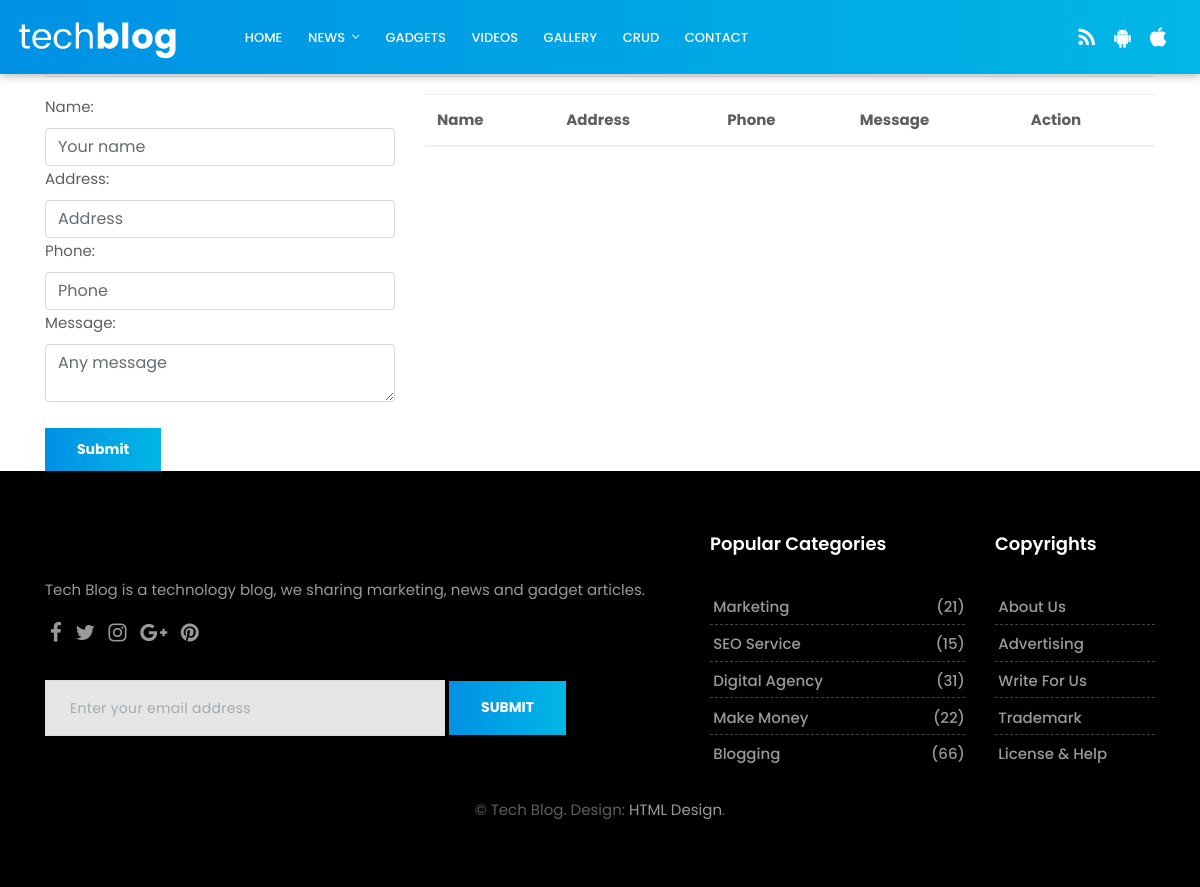
The app's page /crud, older data.
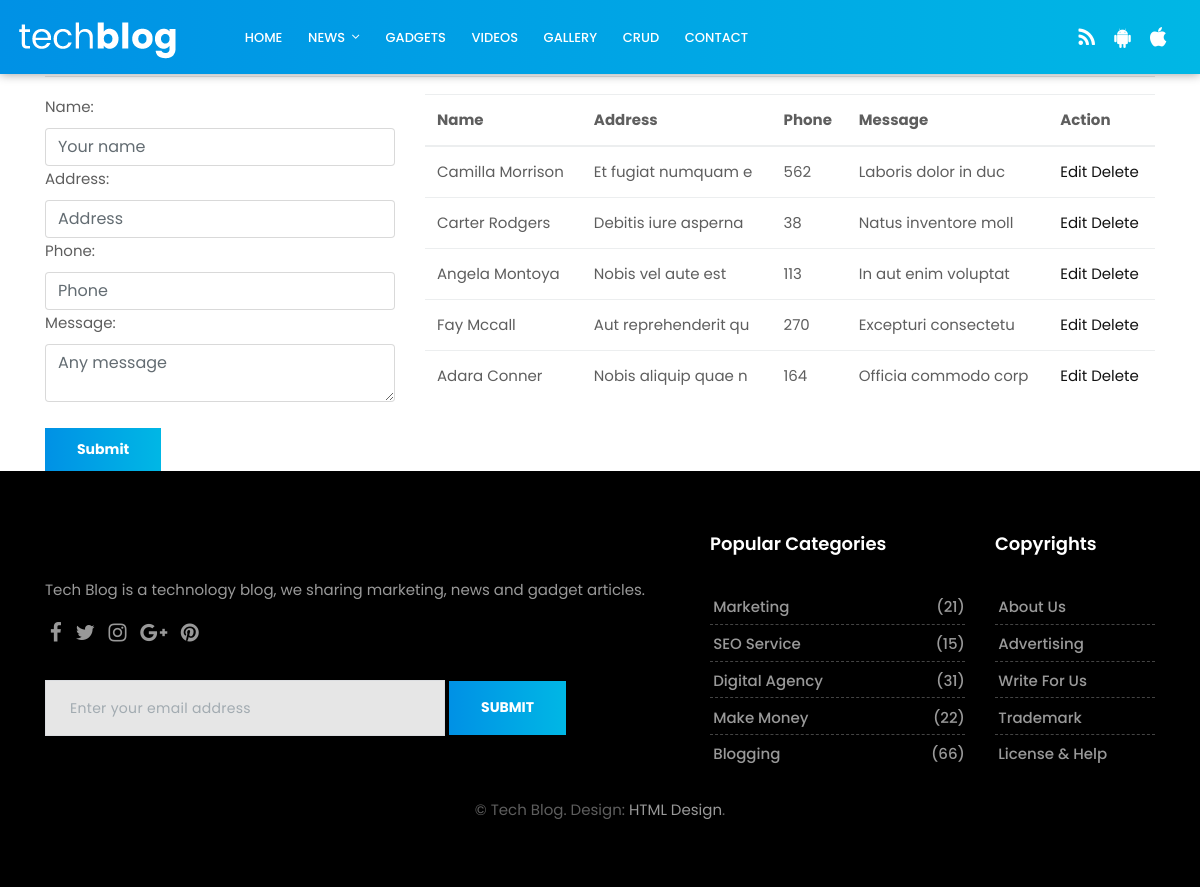
The same page, newer data.
### blogs/models.py (models this page shows, shortened)
class Crud(models.Model):
    name = models.CharField(max_length=200)
    address = models.CharField(max_length=200)
    number =  models.IntegerField()
    message = models.TextField()

### blogs/views.py (the view)
def crud(request):
    if request.method == "POST":
        obj = Crud()
        obj.name= request.POST['name']
        obj.address= request.POST['address']
        obj.number= request.POST['number']
        obj.message= request.POST['message']
        obj.save()
        messages.success(request,'Data was inserted')
        return redirect('crud')
    else:
        content={
            'crudData':Crud.objects.all()
        }
        return render(request,'crud.html',content)

### blogs/general.py (called while the page is built)
def global_data_send(self):
    content={
        'categoryData': Category.objects.all()
    }
    return content

### blogs/templates/crud.html (shortened to what this page needs)
{% extends 'master.html' %}
{% block content %}
<div class="container ">
    <div class="row">
        <div class="col-md-12">
            <h1>CRUD Page</h1>
            <hr>
        </div>
        <div class="col-md-12">
        </div>
    </div>
    <div class="row">
        <div class="col-md-4">
                <form method="post">
                    <form action ="" class="form-wrapper" method="post">
                        <label for="fname"> Name:</label><br>
                        <input type="text" name = "name" class="form-control" placeholder="Your name" required>
                        <label for="fname">Address:</label><br>
                        <input type="text" name = "address" class="form-control" placeholder="Address" required>
                        <label for="fname">Phone:</label><br>
                        <input type="number" name = "number" class="form-control" placeholder="Phone" required>
                        <label for="fname">Message:</label><br>
                        <textarea name = "message" class="form-control" placeholder="Any message" required></textarea> <br>
                        <button type="submit" class="btn btn-primary">Submit </button>
                    </form>
                </form>
        </div>
        <div class="col-md-8">
            <table class="table table-hover" >
                <thead>
                    <tr>
                        <th>Name</th>
                        <th>Address</th>
                        <th>Phone</th>
                        <th>Message</th>
                        <th>Action </th>
                    </tr>
                </thead>
                <tbody>
                    {% for con in crudData%}
                        <tr>
                            <td>{{ con.name }}     </td>
                            <td>{{ con.address }}  </td>
                            <td>{{ con.number }}   </td>
                            <td>{{ con.message }}  </td>
                            <td>
                                <a href ="edit/{{ con.id }}" class="">Edit</a>
                                <a href ="delete/{{ con.id }}" class="">Delete</a>
                            </td>
                        </tr>
                    {% endfor %}
                </tbody>
            </table>
        </div>
    </div>
</div>
{% endblock %}

### blogs/templates/master.html
{% include 'layouts/header.html' %}
{% include 'layouts/menu.html' %}
    {% block content %}
    {% endblock %}
{% include 'layouts/footer.html' %}

### blogs/templates/layouts/header.html (shortened to what this page needs)
<!DOCTYPE html>
<html lang="en">
{% load static %}
    <link href="{% static 'css/bootstrap.css' %}" rel="stylesheet">
    <link href="{% static 'css/font-awesome.min.css' %}" rel="stylesheet">
    <link href="{% static 'style.css' %}" rel="stylesheet">
    <link href="{% static 'css/responsive.css' %}" rel="stylesheet">
    <link href="{% static 'css/colors.css' %}" rel="stylesheet">
    <link href="{% static 'css/version/tech.css' %}" rel="stylesheet">
</head>
<body>
<div id="wrapper">

### blogs/templates/layouts/menu.html (shortened to what this page needs)
{% load static %}
<header class="tech-header header">
    <div class="container-fluid">
        <nav class="navbar navbar-toggleable-md navbar-inverse fixed-top bg-inverse">
            <a class="navbar-brand" href="{% url 'index' %}"><img src="{% static 'logo/tech-logo.png' %}" alt=""></a>
            <div class="collapse navbar-collapse" id="navbarCollapse">
                <ul class="navbar-nav mr-auto">
                    <li class="nav-item">
                        <a class="nav-link" href="tech-index.html">Home</a>
                    </li>
                    <li class="nav-item dropdown has-submenu menu-large hidden-md-down hidden-sm-down hidden-xs-down">
                        <a class="nav-link dropdown-toggle" href="#" id="dropdown01" data-toggle="dropdown" aria-haspopup="true" aria-expanded="false">News</a>
                    </li>
                    <li class="nav-item">
                        <a class="nav-link" href="tech-category-01.html">Gadgets</a>
                    </li>
                    <li class="nav-item">
                        <a class="nav-link" href="tech-category-02.html">Videos</a>
                    </li>
                    <li class="nav-item">
                        <a class="nav-link" href="{% url 'gallery' %}">Gallery</a>
                    </li>
                    <li class="nav-item">
                        <a class="nav-link" href="{% url 'crud' %}">Crud</a>
                    </li>
                    <li class="nav-item">
                        <a class="nav-link" href="{% url 'contact' %}">Contact</a>
                    </li>
                </ul>
                <ul class="navbar-nav mr-2">
                    <li class="nav-item">
                        <a class="nav-link" href="#"><i class="fa fa-rss"></i></a>
                    </li>
                    <li class="nav-item">
                        <a class="nav-link" href="#"><i class="fa fa-android"></i></a>
                    </li>
                    <li class="nav-item">
                        <a class="nav-link" href="#"><i class="fa fa-apple"></i></a>
                    </li>
                </ul>
            </div>
        </nav>
    </div>
</header>

### blogs/templates/layouts/footer.html (shortened to what this page needs)
<footer class="footer">
    <div class="container">
        <div class="row">
            <div class="col-lg-7">
                <div class="widget">
                    <div class="footer-text text-left">
                        <p>Tech Blog is a technology blog, we sharing marketing, news and gadget articles.</p>
                        <div class="social">
                            <a href="#" data-toggle="tooltip" data-placement="bottom" title="Facebook"><i class="fa fa-facebook"></i></a>
                            <a href="#" data-toggle="tooltip" data-placement="bottom" title="Twitter"><i class="fa fa-twitter"></i></a>
                            <a href="#" data-toggle="tooltip" data-placement="bottom" title="Instagram"><i class="fa fa-instagram"></i></a>
                            <a href="#" data-toggle="tooltip" data-placement="bottom" title="Google Plus"><i class="fa fa-google-plus"></i></a>
                            <a href="#" data-toggle="tooltip" data-placement="bottom" title="Pinterest"><i class="fa fa-pinterest"></i></a>
                        </div>
                        <div class="newsletter-widget text-left">
                            <form class="form-inline">
                                <input type="text" class="form-control" placeholder="Enter your email address">
                                <button type="submit" class="btn btn-primary">SUBMIT</button>
                            </form>
                        </div>
                    </div>
                </div>
            </div>
            <div class="col-lg-3 col-md-12 col-sm-12 col-xs-12">
                <div class="widget">
                    <h2 class="widget-title">Popular Categories</h2>
                    <div class="link-widget">
                        <ul>
                            <li><a href="#">Marketing <span>(21)</span></a></li>
                            <li><a href="#">SEO Service <span>(15)</span></a></li>
                            <li><a href="#">Digital Agency <span>(31)</span></a></li>
                            <li><a href="#">Make Money <span>(22)</span></a></li>
                            <li><a href="#">Blogging <span>(66)</span></a></li>
                        </ul>
                    </div>
                </div>
            </div>
            <div class="col-lg-2 col-md-12 col-sm-12 col-xs-12">
                <div class="widget">
                    <h2 class="widget-title">Copyrights</h2>
                    <div class="link-widget">
                        <ul>
                            <li><a href="#">About us</a></li>
                            <li><a href="#">Advertising</a></li>
                            <li><a href="#">Write for us</a></li>
                            <li><a href="#">Trademark</a></li>
                            <li><a href="#">License & Help</a></li>
                        </ul>
                    </div>
                </div>
            </div>
        </div>
        <div class="row">
            <div class="col-md-12 text-center">
                <br>
                <div class="copyright">&copy; Tech Blog. Design: <a href="http://html.design">HTML Design</a>.</div>
            </div>
        </div>
    </div>
</footer>
{% load static %}
</body>
</html>

### blogs/static/style.css (style rules this page uses)
body { font-size: 15px; line-height: 26px; background-color: #ffffff; }
h1, h2, h3, h4, h5, body, p, .topbar-section, .navbar-inverse .navbar-nav .nav-link, .header .dropdown-menu, .navbar-nav .nav-link { font-family: 'Roboto', serif; }
h1, h2, h3, h4, h5, h6 { font-weight: 700; line-height: 1.4; color: #111111; }
h1 { font-size: 32px; line-height: 40px; margin-bottom: 23px }
h2 { font-size: 27px; line-height: 38px; margin-bottom: 20px }
a { color: #111111; }
body, p { color: #5e5e5e; }
p { margin-bottom: 26px; font-size: 15px; line-height: 26px; }
a { text-decoration: none !important; }
.header { padding: 0.4rem 0; position: relative; background-color: #ffffff; }
.navbar-inverse .navbar-nav .nav-link, .navbar-nav .nav-link { font-size: 15px; font-weight: 500; line-height: 1; padding: 0.9rem 0 0.8rem; text-transform: capitalize; color: #121212; }
.dropdown-toggle::after { display: inline-block; width: auto; height: auto; margin-left: 0.5em; margin-top: 0rem; vertical-align: middle; content: "\f107"; border: 0; font-family: 'FontAwesome'; }
.navbar-toggleable-md .navbar-nav .nav-link { padding-left: 0.8rem; padding-right: 0.8rem; }
.navbar-nav { margin: 0; }
.menu-large { overflow: hidden; position: static !important; }
.footer .widget-title { display: table; font-size: 18px; line-height: 1; margin: 0 0 2rem; padding: 0 0 0.5rem; }
.footer { padding: 4rem 0 4rem; background: url(images/footer.png) repeat-x center bottom #edeff2; }
.footer ul { padding: 0; margin: 0; list-style: none; }
.footer ul li { margin-bottom: 0.3rem; }
.footer ul li:last-child { margin-bottom: 0; }
.footer h5, .footer ul li a { color: #111111; }
.footer a, .footer p, .blog-list-widget small { color: rgba(0, 0, 0, 0.6) !important; }
.footer-text .fa { font-size: 21px; margin: 0 0.3rem; }
.footer-text p { margin-bottom: 0; padding: 1rem 0 1.2rem; }
.newsletter-widget .form-inline { display: block; }
.newsletter-widget .form-inline .form-control { background-color: rgba(255, 255, 255, 0.9); border: 1px solid #dbdde0; border-radius: 0; box-shadow: none; display: inline-block; font-size: 14px; height: 56px; padding-left: 1.5rem; line-height: 1; letter-spacing: 0.3px; vertical-align: middle; width: 400px; }
.newsletter-widget .form-inline .form-control::placeholder { color: #a2abb1; opacity: 1; }
.newsletter-widget .btn { height: 54px; border-radius: 0; border: 0; }
.btn { background-color: #111111; border: 0 none; border-radius: 0; font-size: 14px; font-weight: bold; padding: 0.8rem 2rem; text-transform: none; }
.link-widget li { padding: 0.4rem 0.2rem 0.6rem; text-transform: capitalize; line-height: 1; font-weight: 500; position: relative; margin: 0; border-bottom: 1px dashed #dadada; }
.link-widget li:last-child { border-bottom: 0 dashed #dadada; }
.link-widget li span { position: absolute; right: 0; }

### blogs/static/css/responsive.css (style rules this page uses)
@media (min-width: 992px) { .header .navbar-nav .has-submenu { position: relative; } }

### blogs/static/css/colors.css (style rules this page uses)
.footer .widget-title { border-color: #3197d6; }

### blogs/static/css/version/tech.css (style rules this page uses)
body { background-color: #ffffff; }
h1, h2, h3, h4, h5, body, .navbar-toggleable-md .navbar-nav .nav-link, .market-header, .btn, .dropdown-item, .form-control, p { font-family: 'Poppins', serif !important; }
h1, h2, h3, h4, h5 { font-weight: 600; }
.navbar-inverse .navbar-nav .nav-link, .navbar-nav .nav-link { color: #ffffff !important; font-size: 13px; font-weight: 500; line-height: 1; text-transform: uppercase; }
.dropdown-toggle::after { margin-top: -4px; }
.mr-2 .nav-link { font-size: 21px !important; padding: 0.6rem 0.6rem 0 !important; }
.footer { background-color: #000000; background-image: none; }
.footer .widget-title { color: #ffffff !important; }
.footer p { color: #999999 !important; }
.footer a { color: #999999 !important; }
.footer .link-widget li { border-color: #444; }
.btn, .page-link:hover, .page-link:focus, .btn:hover, .btn:focus { color: #ffffff !important; background: rgba(0, 0, 0, 0) linear-gradient(to right, #0091e5 0px, #00b7e5 100%) repeat scroll 0 0 !important }
.tag-cloud-single span, .navbar-inverse { color: #ffffff !important; box-shadow: 0 0 10px rgba(0, 0, 0, 0.4); background: rgba(0, 0, 0, 0) linear-gradient(to right, #0091e5 0px, #00b7e5 100%) repeat scroll 0 0 !important }

Row changes from the older to the newer data that the page shows:
added Crud: name "Camilla Morrison", address "Et fugiat numquam e", number "562", message "Laboris dolor in duc"
added Crud: name "Carter Rodgers", address "Debitis iure asperna", number "38", message "Natus inventore moll"
added Crud: name "Angela Montoya", address "Nobis vel aute est", number "113", message "In aut enim voluptat"
added Crud: name "Fay Mccall", address "Aut reprehenderit qu", number "270", message "Excepturi consectetu"
added Crud: name "Adara Conner", address "Nobis aliquip quae n", number "164", message "Officia commodo corp"
